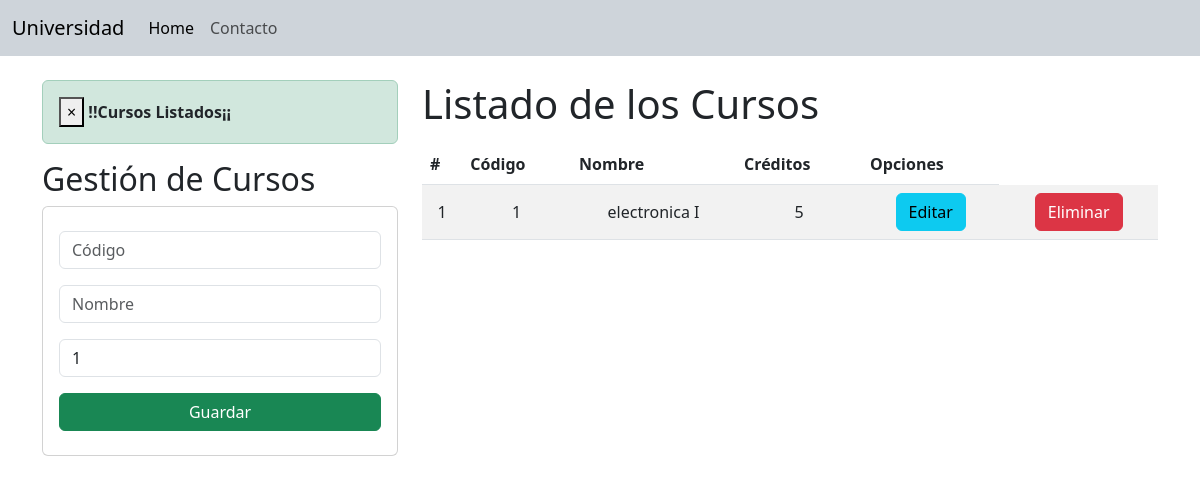
Before: / with the older database file.
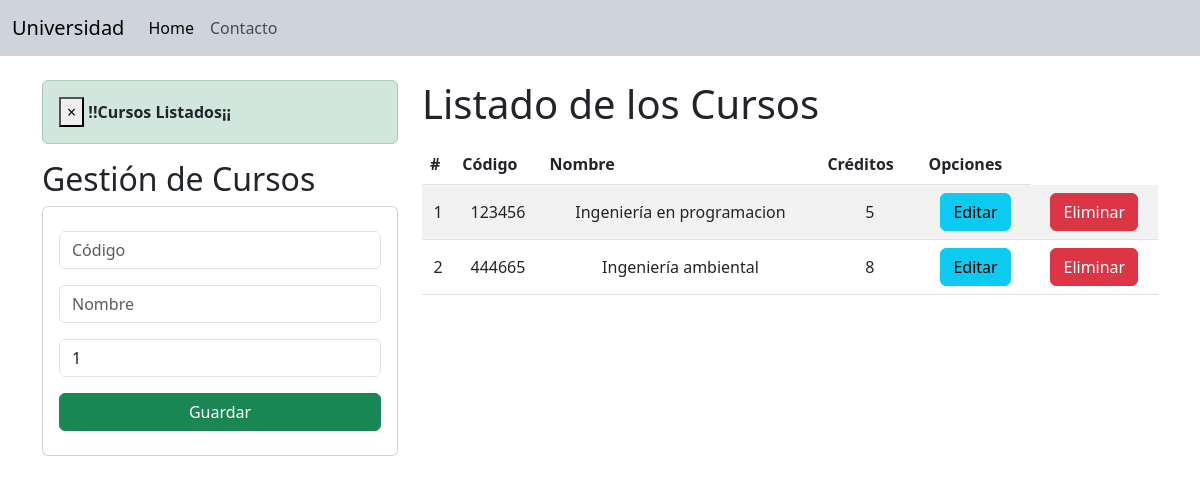
After: the same page with the newer database file.
### academico/models.py (models this page shows, shortened)
class curso(models.Model):
    codigo=models.CharField(primary_key=True, max_length=6)
    nombre=models.CharField(max_length=50)
    creditos=models.PositiveSmallIntegerField()

### academico/views.py (the view)
# urls.py: path('', home),
def home(request):
    Cursos=curso.objects.all()
    messages.success(request, '!!Cursos Listados¡¡')
    return render(request, "gestion_cursos.html", {"Cursos": Cursos})

### academico/templates/gestion_cursos.html
{% extends './base.html' %}
{% block body %}
<div class="row">
    <div class="col-sm-12 col-md-6 col-lg-4 col-xl-4">
        {% if messages %}
            {% for i in messages %}
                <div class="alert alert-dismissible alert-success" role="alert">
                    <button type="button" class="close" data-dismiss="alert">&times;</button>
                    <strong class="text-dark">{{ i }}</strong>
                </div>
            {% endfor %}
        {% endif %}
        <h2>Gestión de Cursos</h2>
        <div class="card">
            <div class="card-body">
              <form action="/registrarCurso/" method="POST">{% csrf_token %}
                <div class="form-group py-2">
                    <input type="text" id="txtCOD" name="txtCOD" class="form-control"
                    placeholder="Código" minlength="6" maxlength="6" required>
                </div>
                <div class="form-group py-2">
                    <input type="text" id="txtNOM" name="txtNOM" class="form-control"
                    placeholder="Nombre" maxlength="50" required>
                </div>
                <div class="form-group py-2">
                    <input type="text" id="txtCRED" name="txtCRED" class="form-control"
                    min="1" max="9" value="1" required>
                </div>
                <div class="form-group py-2">
                    <div class="d-grid gap-2">
                        <button class="btn btn-success btn-primary" type="submit">Guardar</button>
                      </div>
                </div>
              </form>
            </div>
          </div>
    </div>
    <div class="col-sm-12 col-md-6 col-lg-8 col-xl-8">
        <h1>Listado de los Cursos</h1>
        <div class="table-responsive py-2">
            <table class="table table-striped">
                <thead>
                    <tr>
                        <th>#</th>
                        <th>Código</th>
                        <th>Nombre</th>
                        <th>Créditos</th>
                        <th colspan="">Opciones</th>
                    </tr>
                </thead>
                <tbody>
                    {% for c in Cursos %}
                        <tr>
                            <td>{{forloop.counter}}</td>
                            <td>{{c.codigo}}</td>
                            <td>{{c.nombre}}</td>
                            <td>{{c.creditos}}</td>
                            <td><a href="edicionCurso/{{c.codigo}}" class="btn btn-info">Editar</a></td>
                            <td><a href="eliminarCurso/{{c.codigo}}" class="btn btn-danger btnEliminacion">Eliminar</a></td>
                        </tr>
                    {% endfor %}
                </tbody>
            </table>
        </div>
    </div>
</div>
{% endblock  %}

### academico/templates/base.html (shortened to what this page needs)
<!DOCTYPE html>
<html lang="en">
<head>
  {% load static %}
    <link rel="stylesheet" href="{% static 'css/gestion_cursos.css' %}">
    <link href="https://cdn.jsdelivr.net/npm/bootstrap@5.3.0-alpha1/dist/css/bootstrap.min.css" rel="stylesheet">
</head>
<body>
    <nav class="navbar navbar-expand-lg bg-dark-subtle">
        <div class="container-fluid">
          <a class="navbar-brand" href="#">Universidad</a>
          <div class="collapse navbar-collapse" id="navbarSupportedContent">
            <ul class="navbar-nav me-auto mb-2 mb-lg-0">
              <li class="nav-item">
                <a class="nav-link active" aria-current="page" href="#">Home</a>
              </li>
              <li class="nav-item">
                <a class="nav-link" href="#">Contacto</a>
              </li>
            </ul>
          </div>
        </div>
      </nav>
    <div class="container py-4">
    {% block body %}
    {% endblock  %}
    </div>
</body>
</html>

### academico/static/css/gestion_cursos.css (style rules this page uses)
th, td { text-align: center; vertical-align: middle; }

Changed rows visible on the page:
removed curso: codigo "1", nombre "electronica I", creditos "5"
added curso: codigo "123456", nombre "Ingeniería en programacion", creditos "5"
added curso: codigo "444665", nombre "Ingeniería ambiental", creditos "8"
